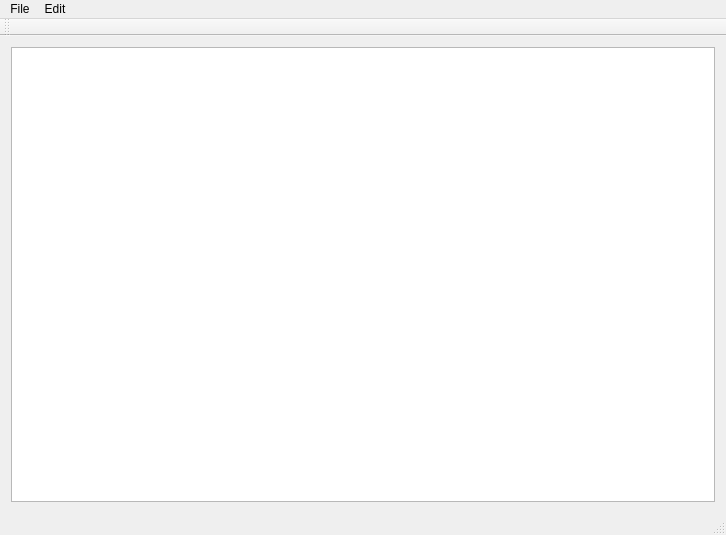
<?xml version="1.0" encoding="UTF-8"?>
<ui version="4.0">
 <class>MainWindow</class>
 <widget class="QMainWindow" name="MainWindow">
  <property name="geometry">
   <rect>
    <x>0</x>
    <y>0</y>
    <width>726</width>
    <height>535</height>
   </rect>
  </property>
  <property name="windowTitle">
   <string>MainWindow</string>
  </property>
  <widget class="QWidget" name="centralWidget">
   <layout class="QGridLayout" name="gridLayout">
    <item row="0" column="0">
     <widget class="QTextEdit" name="textEdit"/>
    </item>
   </layout>
  </widget>
  <widget class="QMenuBar" name="menuBar">
   <property name="geometry">
    <rect>
     <x>0</x>
     <y>0</y>
     <width>726</width>
     <height>26</height>
    </rect>
   </property>
   <widget class="QMenu" name="menuFile">
    <property name="title">
     <string>File</string>
    </property>
    <addaction name="actionNew"/>
    <addaction name="actionSave_As"/>
    <addaction name="actionSave_sa"/>
    <addaction name="actionExit"/>
   </widget>
   <widget class="QMenu" name="menuEdit">
    <property name="title">
     <string>Edit</string>
    </property>
    <addaction name="actionCopy"/>
    <addaction name="actionPaste"/>
    <addaction name="actionCut"/>
    <addaction name="actionUndo"/>
    <addaction name="actionRedo"/>
   </widget>
   <addaction name="menuFile"/>
   <addaction name="menuEdit"/>
  </widget>
  <widget class="QToolBar" name="mainToolBar">
   <attribute name="toolBarArea">
    <enum>TopToolBarArea</enum>
   </attribute>
   <attribute name="toolBarBreak">
    <bool>false</bool>
   </attribute>
  </widget>
  <widget class="QStatusBar" name="statusBar"/>
  <action name="actionNew">
   <property name="text">
    <string>New</string>
   </property>
  </action>
  <action name="actionSave_As">
   <property name="text">
    <string>Open</string>
   </property>
  </action>
  <action name="actionSave_sa">
   <property name="text">
    <string>Save sa</string>
   </property>
  </action>
  <action name="actionExit">
   <property name="text">
    <string>Exit</string>
   </property>
  </action>
  <action name="actionCopy">
   <property name="text">
    <string>Copy</string>
   </property>
  </action>
  <action name="actionPaste">
   <property name="text">
    <string>Paste</string>
   </property>
  </action>
  <action name="actionCut">
   <property name="text">
    <string>Cut</string>
   </property>
  </action>
  <action name="actionUndo">
   <property name="text">
    <string>Undo</string>
   </property>
  </action>
  <action name="actionRedo">
   <property name="text">
    <string>Redo</string>
   </property>
  </action>
 </widget>
 <layoutdefault spacing="6" margin="11"/>
 <resources/>
 <connections/>
</ui>
